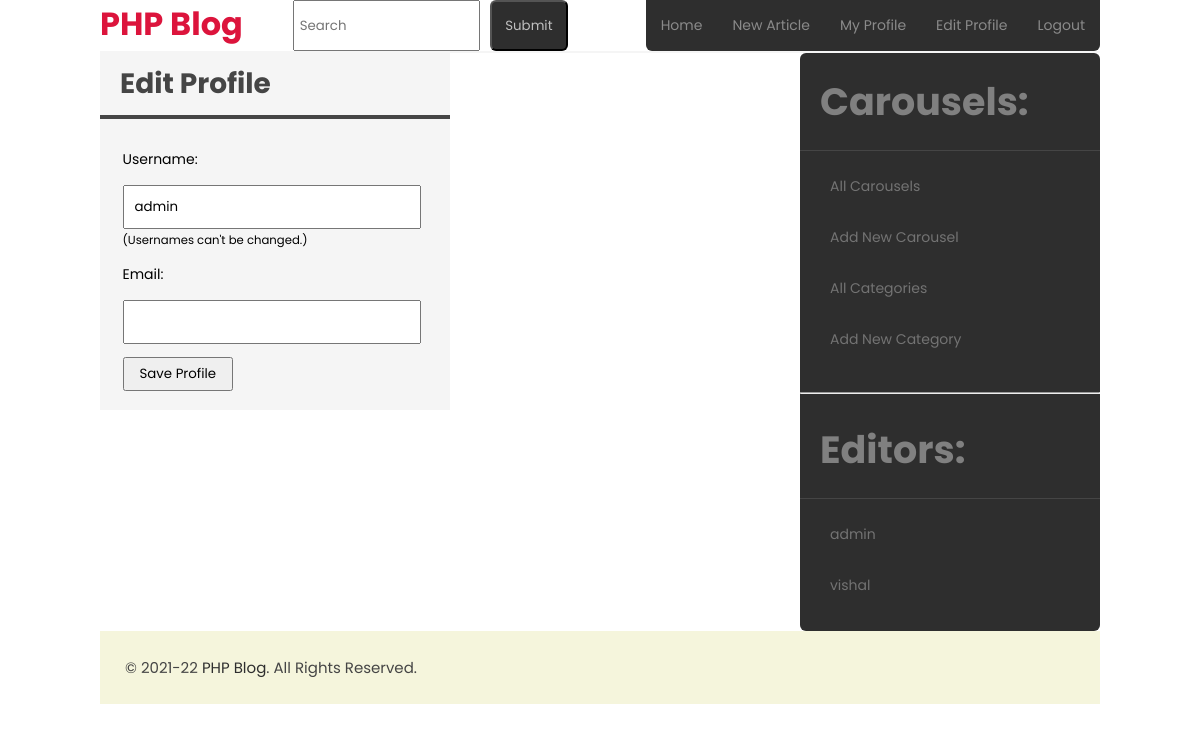
The app's page /accounts/edit.php?user=admin (signed in), older data.
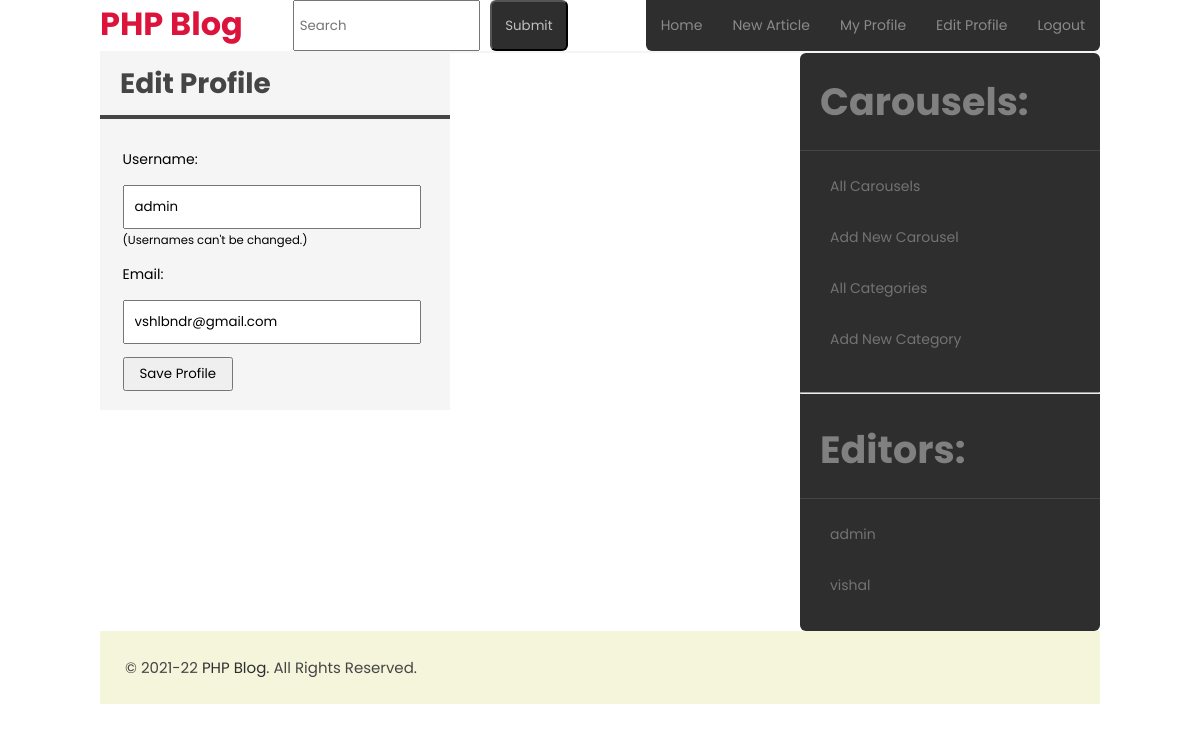
The same page, newer data.
### tables this page shows
create table users (
    id int not null auto_increment primary key,
    username varchar(25) not null unique,
    password varchar(100) not null,
    name varchar(200),
    role varchar(10) not null default 'editor',
    email varchar(200),
    reset_link_token varchar(200),
    exp_date datetime
);

### accounts/edit.php (the view, shortened to what this page needs)
<?php require_once($_SERVER['DOCUMENT_ROOT'] . "/components/head.php") ?>
<?php include_once($_SERVER['DOCUMENT_ROOT'] . "/components/header.php") ?>
<main class="content">
    <?php
    $check = "SELECT * FROM users WHERE username='" . $_GET['user'] . "'";
    $result = $conn->query($check);
    if ($result->num_rows > 0) {
    ?>
        <?php while ($row = $result->fetch_array()) : ?>
            <form action="" method="POST" class="accounts-forms">
                <h3 class="form-caption">Edit Profile</h3>
                <div class="form-inner">
                    <fieldset>
                        <label for="username">Username: </label><br>
                        <input type="text" name="username" class="<?php if (isset($errors['username'])) : ?>input-error<?php endif; ?>" value="<?php echo $row['username']; ?>" readonly />
                        <small>(Usernames can't be changed.)</small>
                    </fieldset>
                    <fieldset>
                        <label for="email">Email: </label><br>
                        <input type="text" name="email" class="<?php if (isset($errors['email'])) : ?>input-error<?php endif; ?>" value="<?php echo $row['email']; ?>" />
                    </fieldset>
                    <fieldset>
                        <button type="submit" name="submit" value="save" class="button button-ok">Save Profile</button>
                    </fieldset>
                </div>
            </form>
    <?php endwhile;
    }
    ?>
</main>
<?php include_once($_SERVER['DOCUMENT_ROOT'] . "/components/sidebar.php") ?>
<?php include_once($_SERVER['DOCUMENT_ROOT'] . "/components/footer.php") ?>
</body>
</html>

### components/head.php (shortened to what this page needs)
<!DOCTYPE html>
<html lang="en">
<head>
    <link rel="stylesheet" href="/assets/splide/css/splide.min.css">
    <link rel="stylesheet" href="/assets/css/style.css">
</head>
<body>

### components/header.php (shortened to what this page needs)
<header>
    <a href="/" class="branding">PHP Blog</a>
    <div class="menu">
        <form action="/posts/search.php" class="top-search-form" method="get">
            <input type="text" placeholder="Search" name="q" value="<?php if (isset($_GET['q'])) echo $_GET['q']; ?>" />
            <input type="submit" value="Submit" class="search-btn" />
        </form>
        <nav>
            <a href="/">Home</a>
            <?php if ($_SESSION['logged_in']) : ?>
                <a href="/posts/create.php">New Article</a>
                <a href="/accounts/view.php?user=<?php echo $_SESSION['user']; ?>">My Profile</a>
                <a href="/accounts/edit.php?user=<?php echo $_SESSION['user']; ?>">Edit Profile</a>
                <a href="/accounts/logout.php">Logout</a>
            <?php else : ?>
                <a href="/accounts/register.php">Register</a>
                <a href="/accounts/login.php">Login</a>
            <?php endif; ?>
        </nav>
    </div>
</header>

### components/sidebar.php (shortened to what this page needs)
<aside class="sidebar">
    <?php if ($_SESSION['logged_in']) : ?>
        <h3 class="sidebar-caption">Carousels:</h3>
        <ul class="sidebar-list">
            <li>
                <a href="/carousels/">All Carousels</a>
            </li>
            <li>
                <a href="/carousels/create.php">Add New Carousel</a>
            </li>
            <?php if (isset($_SESSION['is_admin'])) : ?>
                <li>
                    <a href="/carousels/categories/index.php">All Categories</a>
                </li>
                <li>
                    <a href="/carousels/categories/create.php">Add New Category</a>
                </li>
            <?php endif; ?>
        </ul>
        <hr>
    <?php endif; ?>
    <h3 class="sidebar-caption">Editors:</h3>
    <ul class="sidebar-list">
        <?php
        $sql = "SELECT * FROM users LIMIT 10";
        $result = $conn->query($sql);
        if ($result->num_rows > 0) {
            while ($row = $result->fetch_array()) {
        ?>
                <li>
                    <a href="/accounts/view.php?user=<?php echo $row['username']; ?>">
                        <?php echo $row['username']; ?></a>
                </li>
        <?php
            }
        }
        ?>
    </ul>
</aside>

### components/footer.php (shortened to what this page needs)
<footer>
    &copy; 2021-22 <a href="/">PHP Blog</a>. All Rights Reserved.

### assets/css/style.css (style rules this page uses)
* { font-family: "Poppins", sans-serif; }
body { margin: auto; padding: 0; width: 1000px; font-size: 14px; }
a { color: #2e2e2e; text-decoration: none; }
header { display: flex; flex-direction: row; align-items: flex-start; justify-content: space-between; border-bottom: solid 2px whitesmoke; }
header .branding { display: inline-block; padding: 0; padding-left: 0; text-decoration: none; font-size: 2rem; font-weight: 700; color: rgb(37, 150, 190); color: crimson; }
header .menu { display: flex; flex-grow: 1; justify-content: space-between; }
.top-search-form { display: flex; flex-direction: row; margin-left: 50px; width: 275px; }
.top-search-form input { margin-top: 0px; margin-right: 0; width: 85%; }
.top-search-form .search-btn { margin-left: 10px; cursor: pointer; color: silver; width: 100px; background-color: #2e2e2e; border-radius: 6px; }
header nav { display: flex; margin: 0; padding: 0; background-color: #2e2e2e; border-bottom-left-radius: 6px; border-bottom-right-radius: 6px; overflow: hidden; }
header nav a { display: inline-block; margin: 0; padding: 15px; padding-left: 15px; padding-right: 15px; text-decoration: none; font-size: 14px; color: #8a8a8a; transition: all 0.3s ease; }
.feed, .content, .single-post { float: left; width: 70%; }
form { width: 100%; }
form input, textarea { margin-top: 15px; padding: 5px; width: 90%; outline: none; }
form button { padding: 15px; padding-top: 5px; padding-bottom: 5px; }
.accounts-forms, .posts-forms { display: flex; flex-direction: column; justify-content: space-around; margin-bottom: 25px; width: 100%; }
.accounts-forms .form-inner, .posts-forms .form-inner { display: flex; flex-direction: column; margin-top: 15px; }
.accounts-forms .form-inner { padding: 10px; }
.accounts-forms .form-caption, .posts-forms .form-caption { padding: 0; }
.accounts-forms .form-inner fieldset, .posts-forms .form-inner fieldset { border: none; }
.accounts-forms .form-inner fieldset input { padding: 10px; }
.accounts-forms { width: 50%; background-color: whitesmoke; }
.accounts-forms .form-caption { padding: 10px; padding-left: 20px; }
.form-caption { margin: 0; padding: 5px; padding-left: 0; font-size: 1.75rem; color: #454545; border-bottom: solid 4px #454545; }
.sidebar { float: right; width: 30%; background-color: #2e2e2e; border-radius: 6px; overflow: hidden; }
.sidebar-caption { margin: 0; padding: 20px; font-size: 38px; color: rgba(192, 192, 192, 0.562); border-bottom: solid 1px #454545; }
.sidebar-list { margin: 0; padding: 10px; padding-bottom: 20px; list-style-type: none; }
.sidebar-list li a { display: block; padding: 20px; padding-top: 15px; padding-bottom: 15px; text-decoration: none; color: #737373; }
footer { clear: both; margin-top: 25px; margin-bottom: 25px; padding: 25px; background-color: beige; font-size: 15px; color: #454545; }

Row changes from the older to the newer data that the page shows:
changed users "admin": email (not shown) → "vshlbndr@gmail.com"
